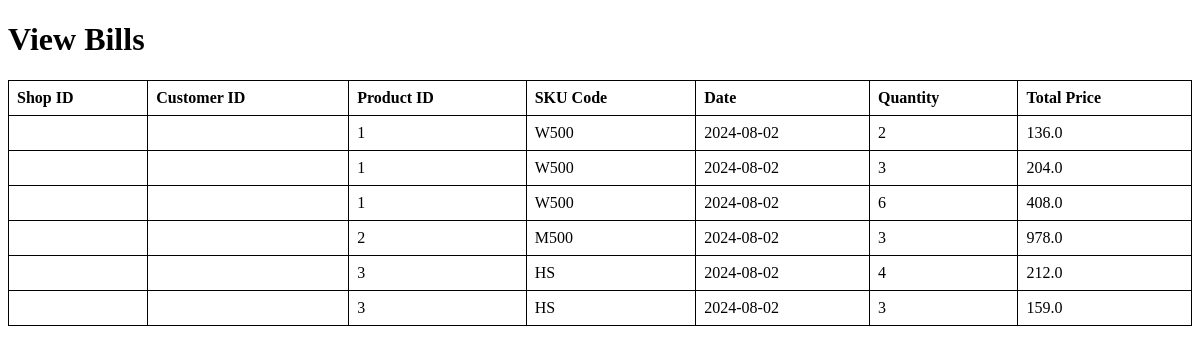
Before: /view_bills with the older database file.
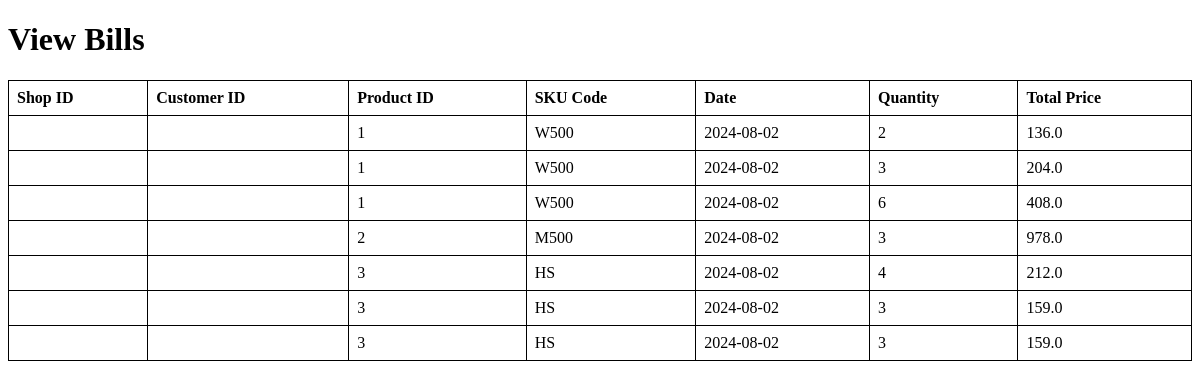
After: the same page with the newer database file.
### models.py (models this page shows, shortened)
class TransactionRecord(db.Model):
    id = db.Column(db.Integer, primary_key=True)
    customer_id = db.Column(db.Integer, db.ForeignKey('customer.id'), nullable=False)
    product_id = db.Column(db.Integer, db.ForeignKey('product.id'), nullable=False)
    date = db.Column(db.Date, nullable=False)
    quantity = db.Column(db.Integer, nullable=False)
    total_price = db.Column(db.Float, nullable=False)

class Product(db.Model):
    id = db.Column(db.Integer, primary_key=True)
    name = db.Column(db.String(100), nullable=False)
    SKU = db.Column(db.String(50), nullable=False)
    category_id = db.Column(db.Integer, db.ForeignKey('product_category.id'), nullable=False)
    image = db.Column(db.String(200), nullable=True)
    net_price = db.Column(db.Float, nullable=False)
    selling_price = db.Column(db.Float, nullable=False)
    quantity = db.Column(db.Integer, nullable=False)
    seller = db.Column(db.String(100), nullable=False)
    inventory = db.relationship('Inventory', backref='product', lazy=True)

### blueprints/billing.py (the view)
@billing_bp.route('/view_bills')
def view_bills():
    bills = db.session.query(
        TransactionRecord,
        Product.SKU
    ).join(Product, TransactionRecord.product_id == Product.id).all()
    return render_template('view_bills.html', bills=bills)

### templates/view_bills.html (shortened to what this page needs)
<!DOCTYPE html>
<html>
<head>
</head>
<body>
    <h1>View Bills</h1>
    <table>
        <tr>
            <th>Shop ID</th>
            <th>Customer ID</th>
            <th>Product ID</th>
            <th>SKU Code</th>
            <th>Date</th>
            <th>Quantity</th>
            <th>Total Price</th>
        </tr>
        {% for bill, sku in bills %}
        <tr>
            <td>{{ bill.shop_id }}</td>
            <td>{{ bill.customer_id }}</td>
            <td>{{ bill.product_id }}</td>
            <td>{{ sku }}</td>
            <td>{{ bill.date }}</td>
            <td>{{ bill.quantity }}</td>
            <td>{{ bill.total_price }}</td>
        </tr>
        {% endfor %}
    </table>
</body>
</html>

Changed rows visible on the page:
added TransactionRecord: product_id "3", SKU "HS", date "2024-08-02", quantity "3", total_price "159.0"
